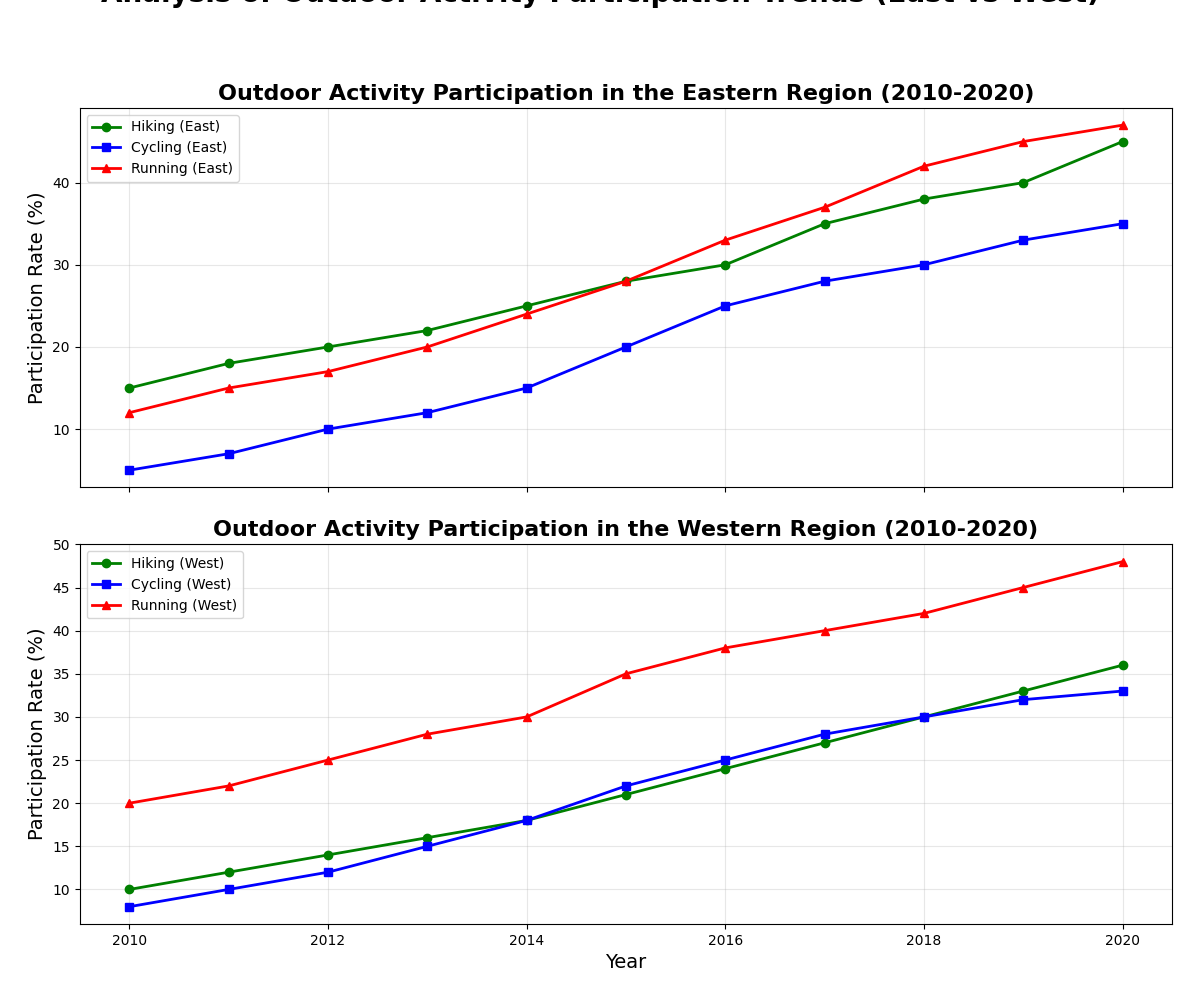

Source code (Python):
import matplotlib.pyplot as plt
import numpy as np

# Backstory:
# Analyzing the change in outdoor activity participation rates over the years in different regions
# This study focuses on three popular activities: Hiking, Cycling, and Running.

# Years from 2010 to 2020
years = np.arange(2010, 2021)

# Participation rates (%)
hiking_east = [15, 18, 20, 22, 25, 28, 30, 35, 38, 40, 45]
hiking_west = [10, 12, 14, 16, 18, 21, 24, 27, 30, 33, 36]
cycling_east = [5, 7, 10, 12, 15, 20, 25, 28, 30, 33, 35]
cycling_west = [8, 10, 12, 15, 18, 22, 25, 28, 30, 32, 33]
running_east = [12, 15, 17, 20, 24, 28, 33, 37, 42, 45, 47]
running_west = [20, 22, 25, 28, 30, 35, 38, 40, 42, 45, 48]

# Create subplots
fig, (ax1, ax2) = plt.subplots(2, 1, figsize=(12, 10), sharex=True)

# Plot for the Eastern Region
ax1.plot(years, hiking_east, marker='o', color='green', linestyle='-', linewidth=2,
         label='Hiking (East)')
ax1.plot(years, cycling_east, marker='s', color='blue', linestyle='-', linewidth=2,
         label='Cycling (East)')
ax1.plot(years, running_east, marker='^', color='red', linestyle='-', linewidth=2,
         label='Running (East)')
ax1.set_ylabel('Participation Rate (%)', fontsize=14)
ax1.set_title('Outdoor Activity Participation in the Eastern Region (2010-2020)', fontsize=16, weight='bold')
ax1.legend(loc='upper left')
ax1.grid(True, alpha=0.3)

# Plot for the Western Region
ax2.plot(years, hiking_west, marker='o', color='green', linestyle='-', linewidth=2,
         label='Hiking (West)')
ax2.plot(years, cycling_west, marker='s', color='blue', linestyle='-', linewidth=2,
         label='Cycling (West)')
ax2.plot(years, running_west, marker='^', color='red', linestyle='-', linewidth=2,
         label='Running (West)')
ax2.set_xlabel('Year', fontsize=14)
ax2.set_ylabel('Participation Rate (%)', fontsize=14)
ax2.set_title('Outdoor Activity Participation in the Western Region (2010-2020)', fontsize=16, weight='bold')
ax2.legend(loc='upper left')
ax2.grid(True, alpha=0.3)

# Adding footnotes and adjusting layout
plt.suptitle('Analysis of Outdoor Activity Participation Trends (East vs West)', fontsize=20, weight='bold', y=1.02)
plt.tight_layout(pad=2.0)
plt.show()
